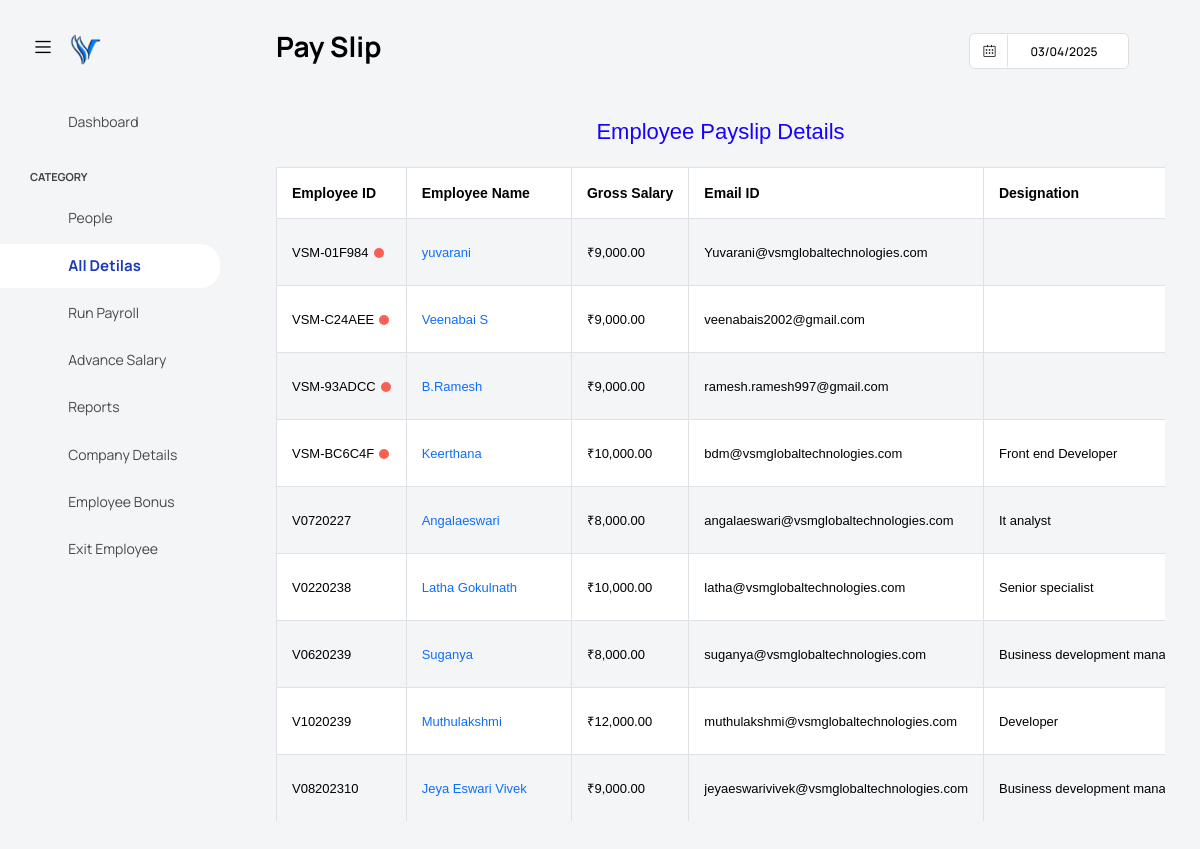
/admin/pages/all_employee.php, run on the app's committed database.
### tables this page shows
CREATE TABLE `run_payslip` (
  `id` int(11) NOT NULL,
  `employee_user_id` varchar(20) NOT NULL,
  `employee_name` varchar(255) NOT NULL,
  `gross_salary` decimal(10,2) NOT NULL,
  `total_compensation` decimal(10,2) DEFAULT NULL,
  `availability_days` int(11) DEFAULT NULL,
  `email` varchar(255) NOT NULL,
  `designation` varchar(100) DEFAULT NULL,
  `pay_month` int(11) NOT NULL,
  `pay_year` int(11) NOT NULL,
  `created_at` timestamp NOT NULL DEFAULT current_timestamp(),
  `hire_date` date DEFAULT NULL,
  `job_title` varchar(100) DEFAULT NULL,
  `department` varchar(100) DEFAULT NULL,
  `manager` varchar(100) DEFAULT NULL,
  `location` varchar(100) DEFAULT NULL,
  `salary` decimal(10,2) DEFAULT NULL,
  `annual_salary` decimal(10,2) DEFAULT NULL,
  `ifsc_number` varchar(20) DEFAULT NULL,
  `bank_name` varchar(100) DEFAULT NULL,
  `branch_name` varchar(100) DEFAULT NULL,
  `account_number` varchar(30) DEFAULT NULL,
  `account_type` varchar(20) DEFAULT NULL,
  `dob` date DEFAULT NULL,
  `gender` enum('Male','Female','Other') DEFAULT NULL,
  `phone_number` varchar(15) DEFAULT NULL,
  `bonus` decimal(10,2) DEFAULT NULL,
  `bonous_date` date NOT NULL,
  `employee_type` varchar(50) NOT NULL DEFAULT 'Full-time',
  `qualifications` varchar(255) DEFAULT NULL,
  `resigned_date` date DEFAULT NULL,
  `degree_certificate` varchar(225) DEFAULT NULL,
  `experiance_certificate` varchar(225) DEFAULT NULL,
  `course_certificate` varchar(225) DEFAULT NULL,
  `advance_amount` varchar(225) DEFAULT NULL,
  `emi_amount` varchar(225) DEFAULT NULL,
  `advance_date` varchar(225) DEFAULT NULL,
  `conformation_process` varchar(225) DEFAULT NULL
);

### admin/pages/all_employee.php (the view, shortened to what this page needs)
<!DOCTYPE html>
<html lang="en">
<head>
    <link rel="stylesheet" href="../assets/vendors/feather/feather.css">
    <link rel="stylesheet" href="../assets/vendors/mdi/css/materialdesignicons.min.css">
    <link rel="stylesheet" href="../assets/vendors/ti-icons/css/themify-icons.css">
    <link rel="stylesheet" href="../assets/vendors/font-awesome/css/font-awesome.min.css">
    <link rel="stylesheet" href="../assets/vendors/typicons/typicons.css">
    <link rel="stylesheet" href="../assets/vendors/simple-line-icons/css/simple-line-icons.css">
    <link rel="stylesheet" href="../assets/vendors/css/vendor.bundle.base.css">
    <link rel="stylesheet" href="../assets/vendors/bootstrap-datepicker/bootstrap-datepicker.min.css">
    <link rel="stylesheet" href="../assets/vendors/datatables.net-bs4/dataTables.bootstrap4.css">
    <link rel="stylesheet" href="../assets/js/select.dataTables.min.css">
    <link rel="stylesheet" href="../assets/css/style.css">
    <link rel="stylesheet" href="../assets/css/custome_style.css">
</head>
<body class="with-welcome-text">
    <div class="container-scroller">
        <nav class="navbar default-layout col-lg-12 col-12 p-0 fixed-top d-flex align-items-top flex-row">
            <div class="text-center navbar-brand-wrapper d-flex align-items-center justify-content-start">
                <div class="me-3">
                    <button class="navbar-toggler navbar-toggler align-self-center" type="button"
                        data-bs-toggle="minimize">
                        <span class="icon-menu"></span>
                    </button>
                </div>
                <div>
                    <a class="navbar-brand brand-logo" href="../dashboard.php">
                        <img src="../img/vsmlogo-favicon.png" alt="logo" />
                    </a>
                </div>
            </div>
            <div class="navbar-menu-wrapper d-flex align-items-top">
                <ul class="navbar-nav">
                    <li class="nav-item fw-semibold d-none d-lg-block ms-0">
                        <h6 class="welcome-text text-black fw-bold">Pay Slip</h6>
                    </li>
                </ul>
                <ul class="navbar-nav ms-auto">
                    <li class="nav-item d-none d-lg-block">
                        <div id="datepicker-popup" class="input-group date datepicker navbar-date-picker">
                            <span class="input-group-addon input-group-prepend border-right">
                                <span class="icon-calendar input-group-text calendar-icon"></span>
                            </span>
                            <input type="text" class="form-control">
                        </div>
                    </li>
                    <li class="nav-item dropdown d-none d-lg-block user-dropdown">
                        <a class="nav-link" id="UserDropdown" href="#" data-bs-toggle="dropdown" aria-expanded="false">
                            <i class="mdi mdi-account-circle people-icon"></i>
                        </a>
                    </li>
                </ul>
            </div>
        </nav>
        <div class="container-fluid page-body-wrapper">
            <?php include "side_nav.php"; ?>
            <div class="main-panel">
                <div class="content-wrapper">
                    <div class="row">
                        <div class="col-sm-12">
                            <div class="table-container" style="overflow-y: scroll; max-height: 700px;">
                                <h2 class="text-center mb-4">Employee Payslip Details</h2>
                                <table class="table table-bordered table-striped">
                                    <thead>
                                        <tr>
                                            <th>Employee ID</th>
                                            <th>Employee Name</th>
                                            <th>Gross Salary</th>
                                            <th>Email ID</th>
                                            <th>Designation</th>
                                        </tr>
                                    </thead>
                                    <tbody>
                                        <?php
                                        include "../database.php";
                                        $sql = "SELECT * FROM run_payslip WHERE employee_type = 'Full-time'";
                                        $result = $conn->query($sql);
                                        if ($result && $result->num_rows > 0) {
                                            while ($row = $result->fetch_assoc()) {
                                                $greenDot = "<span class='green-dot'></span>";
                                                echo "<tr class='all-employee-table-row'>";
                                                echo "<td class='id'>" . htmlspecialchars($row['employee_user_id']) . $greenDot . "</td>";
                                                echo "<td><a href='employee_detail.php?id=" . htmlspecialchars($row['employee_user_id']) . "' class='no-underline'>" . htmlspecialchars($row['employee_name']) . "</a></td>";
                                                echo "<td>₹" . number_format($row['gross_salary'], 2) . "</td>";
                                                echo "<td>" . htmlspecialchars($row['email']) . "</td>";
                                                echo "<td>" . htmlspecialchars($row['designation']) . "</td>";
                                                echo "</tr>";
                                            }
                                        }
                                        $sql = "SELECT * FROM run_payslip WHERE employee_type != 'Full-time'";
                                        $result = $conn->query($sql);
                                        if ($result && $result->num_rows > 0) {
                                            while ($row = $result->fetch_assoc()) {
                                                $greenDot = "";
                                                echo "<tr class='all-employee-table-row'>";
                                                echo "<td>" . htmlspecialchars($row['employee_user_id']) . $greenDot . "</td>";
                                                echo "<td><a href='employee_detail.php?id=" . htmlspecialchars($row['employee_user_id']) . "' class='no-underline'>" . htmlspecialchars($row['employee_name']) . "</a></td>";
                                                echo "<td>₹" . number_format($row['gross_salary'], 2) . "</td>";
                                                echo "<td>" . htmlspecialchars($row['email']) . "</td>";
                                                echo "<td>" . htmlspecialchars($row['designation']) . "</td>";
                                                echo "</tr>";
                                            }
                                        } else {
                                            echo "<tr><td colspan='6' class='text-center'>No records found</td></tr>";
                                        }
                                        ?>
                                    </tbody>
                                </table>
                            </div>
                        </div>
                    </div>
                </div>
            </div>
        </div>
</body>
</html>

### admin/assets/css/custome_style.css (style rules this page uses)
h2 { color: #1900ff; font-size: 22px; text-align: center; margin-bottom: 20px; }
.no-underline { text-decoration: none; }
body { font-family: "Arial", sans-serif; background-color: #ffffff; color: #fff; }
.main-panel { background-color: #ffffff; }

### admin/pages/all_employee.php (style rules this page uses)
span.icon-menu { color: black; }
.green-dot { display: inline-block; width: 10px; height: 10px; background-color: #f95f53; border-radius: 50%; margin-left: 5px; vertical-align: middle; }

### data on the page
run_payslip: employee_user "VSM-01F984", employee_name "yuvarani", gross_salary "9,000.00", email "Yuvarani@vsmglobaltechnologies.com"
run_payslip: employee_user "VSM-C24AEE", employee_name "Veenabai S", gross_salary "9,000.00", email "veenabais2002@gmail.com"
run_payslip: employee_user "VSM-93ADCC", employee_name "B.Ramesh", gross_salary "9,000.00", email "ramesh.ramesh997@gmail.com"
run_payslip: employee_user "VSM-BC6C4F", employee_name "Keerthana", gross_salary "10,000.00", email "bdm@vsmglobaltechnologies.com", designation "Front end Developer"
run_payslip: employee_user "V0720227", employee_name "Angalaeswari", gross_salary "8,000.00", email "angalaeswari@vsmglobaltechnologies.com", designation "It analyst"
run_payslip: employee_user "V0220238", employee_name "Latha Gokulnath", gross_salary "10,000.00", email "latha@vsmglobaltechnologies.com", designation "Senior specialist"
run_payslip: employee_user "V0620239", employee_name "Suganya", gross_salary "8,000.00", email "suganya@vsmglobaltechnologies.com", designation "Business development…"
run_payslip: employee_user "V1020239", employee_name "Muthulakshmi", gross_salary "12,000.00", email "muthulakshmi@vsmglobaltechnologies.com", designation "Developer"
run_payslip: employee_user "V08202310", employee_name "Jeya Eswari Vivek", gross_salary "9,000.00", email "jeyaeswarivivek@vsmglobaltechnologies.com", designation "Business development…"
